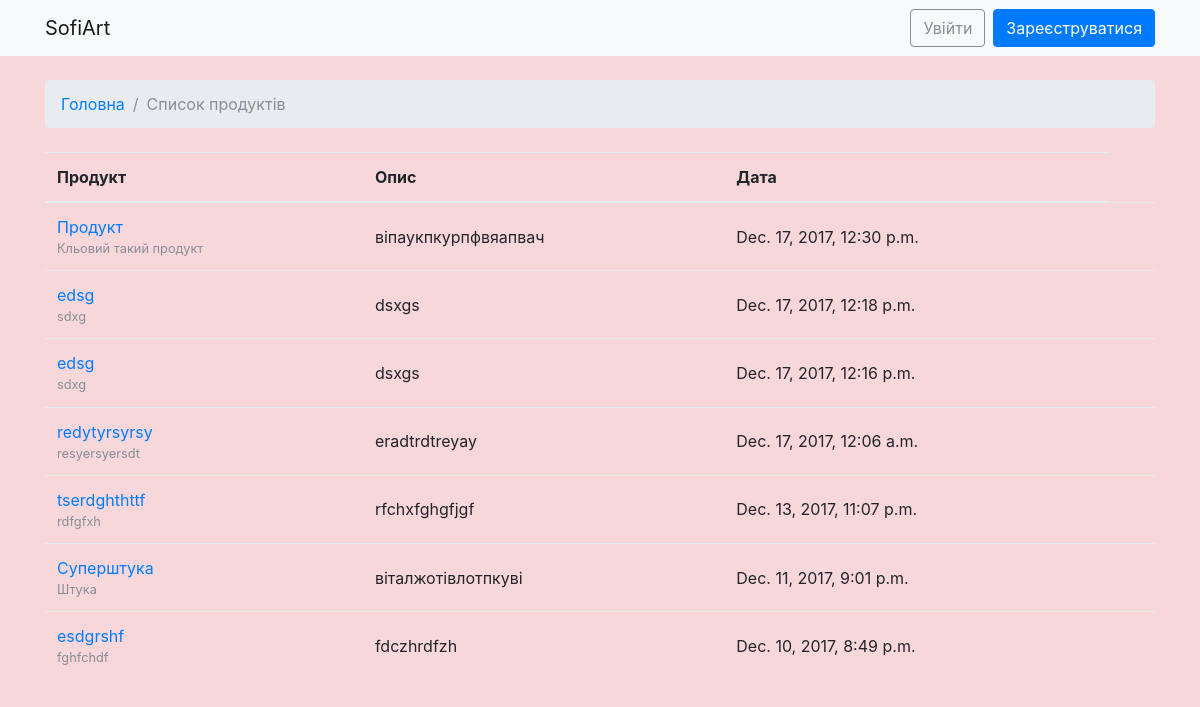
Page /list_article/ on the earlier database version.
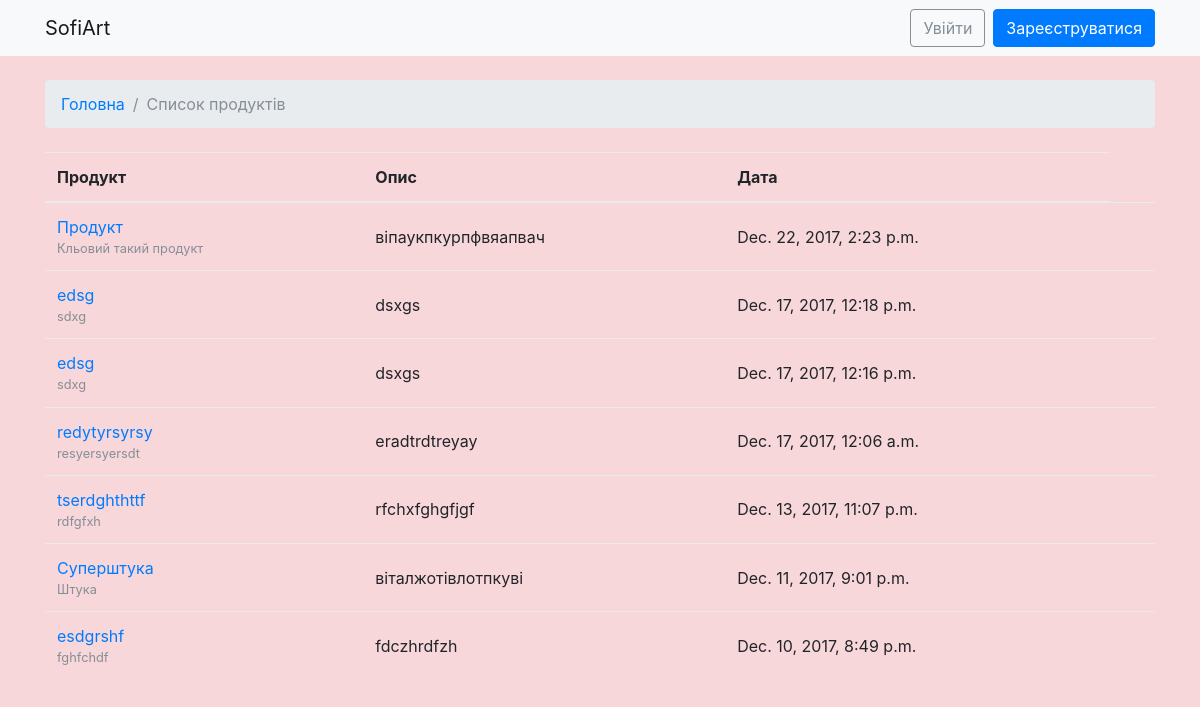
Same page on the later database version.
### catalogue/models.py (models this page shows, shortened)
class Article(models.Model):
    id = models.AutoField(primary_key=True)
    name = models.CharField(max_length=45, blank=False, verbose_name='Назва')
    slug = models.SlugField(blank=True, editable=False)
    description = models.CharField(max_length=200, blank=True, verbose_name='Опис')
    text = models.TextField(max_length=1500, blank=True, verbose_name='Текст')
    price = models.DecimalField(max_digits=9, decimal_places=2, blank=True, default=0.00, verbose_name='Ціна')
    published = models.DateTimeField(auto_now_add=True, blank=True)
    updated = models.DateTimeField(auto_now_add=True, blank=True)
    image = models.ImageField(
        upload_to='catalogue/images', blank=True, verbose_name='Зображення')
    creator = models.ForeignKey(User, related_name='articles', on_delete=models.CASCADE, default=1, verbose_name='Автор')
    class Meta:
        ordering = ('-published',)

### catalogue/views.py (the view)
# urls.py: url(r'^list_article/$', list_article, name='list_article'),
def list_article(request):
    articles = Article.objects.all()
    return render(request, 'articles.html', {'articles': articles})

### templates/articles.html (shortened to what this page needs)
{% extends 'base.html' %}
{% block breadcrumb %}
  <ol class="breadcrumb my-4">
    <li class="breadcrumb-item"><a href="/">Головна</a>
    <li class="breadcrumb-item active">Список продуктів</li>
  </ol>
{% endblock %}
{% block content %}
    <table class="table">
      <thead class="thead-inverse">
        <tr>
          <th>Продукт</th>
          <th>Опис</th>
          <th>Дата</th>
        </tr>
      </thead>
      <tbody>
        {% for article in articles %}
          <tr>
            <td>
              <a href="{% url 'article' article.slug %}">{{ article.name }}</a>
              <small class="text-muted d-block">{{ article.description }}</small>
            </td>
            <td class="align-middle">{{ article.text }}</td>
            <td class="align-middle">{{ article.published }}</td>
            <td></td>
          </tr>
        {% endfor %}
      </tbody>
    </table>
{% endblock %}

### templates/base.html (shortened to what this page needs)
<!DOCTYPE html>
{% load static %}
<html>
  <head>
    <link rel="stylesheet" href="{% static 'css/bootstrap.min.css' %}">
    <link rel="stylesheet" href="{% static 'css/style.css' %}">
  </head>
    <body>
  {% block body %}
      <nav class="navbar navbar-expand-lg navbar-light bg-light">
        <div class="container">
          <a class="navbar-brand" href="{% url 'home' %}">SofiArt</a>
          <div class="collapse navbar-collapse" id="mainMenu">
            {% if user.is_authenticated %}
              <ul class="navbar-nav ml-auto">
                <li class="nav-item dropdown">
                  <a class="nav-link dropdown-toggle" href="#" id="userMenu" data-toggle="dropdown" aria-haspopup="true" aria-expanded="false">
                    {{ user.username }}
                  </a>
                  <div class="dropdown-menu dropdown-menu-right" aria-labelledby="userMenu">
                    <a class="dropdown-item" href="#">Мій обліковий запис</a>
                    <a class="dropdown-item" href="{% url 'password_change' %}">Змінити пароль</a>
                    <div class="dropdown-divider"></div>
                    <a class="dropdown-item" href="{% url 'logout' %}">Вийти</a>
                  </div>
                </li>
              </ul>
            {% else %}
              <form class="form-inline ml-auto">
                <a href="{% url 'login' %}" class="btn btn-outline-secondary">Увійти</a>
                <a href="{% url 'signup' %}" class="btn btn-primary ml-2">Зареєструватися</a>
              </form>
            {% endif %}
          </div>
        </div>
      </nav>
        <div class="container">
          {% block breadcrumb %}
          {% endblock %}
          {% block content %}
          {% endblock %}
        </div>
  {% endblock body %}
   </body>
</html>

### catalogue/static/css/style.css (style rules this page uses)
body { background-color: #f8d7da; }

Differences in the rows shown:
changed Article "Продукт": published "Dec. 17, 2017, 12:30 p.m." → "Dec. 22, 2017, 2:23 p.m."
